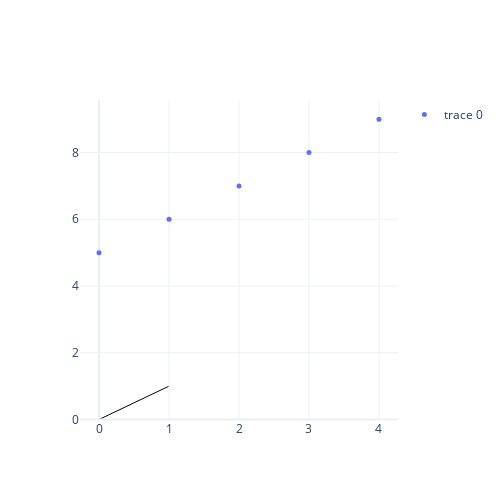

The code cell stored with this chart in its notebook:
### Code cell
show_plot([make_scatter(data_x, data_y, text)], make_layout(500, 500, shapes=[shape]))

### Figure 1 — Plotly figure (JSON) as saved in the notebook; plotly's stock layout.template omitted (floating-point values rounded to 4 significant figures)
{"data": [{"hoverinfo": "text", "marker": {"size": 5}, "mode": "markers", "showlegend": true, "text": ["10", "11", "12", "13", "14"], "type": "scatter", "x": [0, 1, 2, 3, 4], "y": [5, 6, 7, 8, 9]}], "layout": {"height": 500, "hovermode": "closest", "shapes": [{"layer": "below", "line": {"color": "black", "width": 1}, "type": "line", "x0": 0, "x1": 1, "xref": "x", "y0": 0, "y1": 1, "yref": "y"}], "width": 500, "xaxis": {"showgrid": true}, "yaxis": {"showgrid": true}}}
